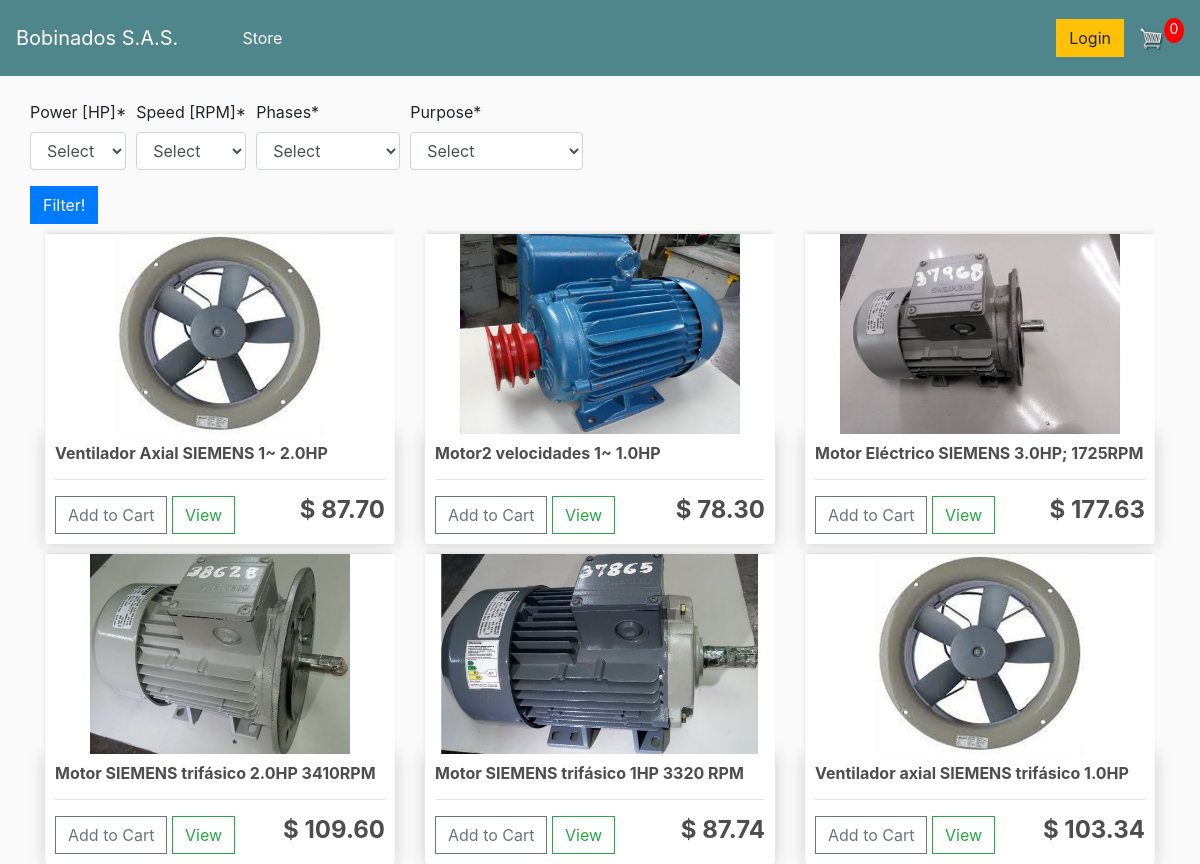
The page / on the database its author committed.
### store/models.py (models this page shows, shortened)
class Product(models.Model):
    MOTOR_HP = (
         ('1.0', '1.0'),
         ('2.0', '2.0'),
         ('3.0', '3.0'),
         ('5.0', '5.0'),
         ('10.0', '10.0'),
    )
    MOTOR_SPEED = (
         ('1200', '1200'),
         ('1800', '1800'),
         ('3600', '3600'),
    )
    PHASES = (
        ('1', 'Single Phase'),
        ('3', 'Three Phase'),
    )
    PURPOSE = (
        ('General Purpose', 'General Purpose'),
        ('Pump', 'Pump'),
        ('Fan', 'Fan')
    )
    name = models.CharField(max_length=200, null=True)
    price = models.DecimalField(max_digits=10, decimal_places=2)
    digital = models.BooleanField(default=False, null=True, blank=False)
    description = models.CharField(max_length=600, null=True, blank=False) #widget=forms.Textarea
    power = models.CharField(max_length=10, choices=MOTOR_HP, null=True, blank=True)
    speed = models.CharField(max_length=10, choices=MOTOR_SPEED, null=True)
    phases_number = models.CharField(max_length=10, choices=PHASES, null=True)
    purpose = models.CharField(max_length=15, choices=PURPOSE, null=True)
    image = models.ImageField(null=True, blank=True)
    @property
    def imageURL(self):
        try:
            url = self.image.url
        except:
            url = ''
        return url

### store/views.py (the view)
def store_view(request):
    if request.user.is_authenticated:
        customer = request.user.customer
        order, created = Order.objects.get_or_create(customer=customer,
            complete=False
        ) # Search for an order that has already incomplete or create a new
        items = order.orderitem_set.all() # Querying the child objects within orderitems
        cartItems = order.get_cart_items
    else:
        cookieData = cookieCart(request)
        cartItems = cookieData['cartItems']
    products = Product.objects.all() # Making the Query
    if request.method =='POST':
        """ If the formulary has been submitted [ the filter button has been pressed, then the following queryset is sent: (Pdb) request.POST <QueryDict: {'csrfmiddlewaretoken': ['oNfJlX2vP6bF32DSk6LGpA6A8HUoqgp4l3K02yUORlk5Mzm66vhL2tATsdJMFhoX'], 'power': ['1.0']}>]"""
        form = MotorFilterForm(request.POST) # Load the form, create a form instance and populate it with data from the request
        if form.is_valid():
            hp_query = request.POST.get('power')
            speed_query = request.POST.get('speed')
            phases_query = request.POST.get('phases')
            purpose_query = request.POST.get('purpose')
            if hp_query != ' ' and hp_query is not None:
                products = products.filter(power=hp_query)
            if speed_query != ' ' and speed_query is not None:
                products = products.filter(speed=speed_query)
            if phases_query != ' ' and phases_query is not None:
                products = products.filter(phases_number=phases_query)
            if purpose_query != ' ' and purpose_query is not None:
                products = products.filter(purpose=purpose_query)
    else: # if a GET (or any other method) we'll create a blank form
        form = MotorFilterForm() # Send an empty formulary
    return render(
        request=request,
        template_name='store/store.html',
        context={
            'products': products, # Envía el contexto al template
            'form': form,
            'cartItems': cartItems,
        }
    )

### store/forms.py
class MotorFilterForm(forms.Form):
    power = forms.ChoiceField(choices=MOTOR_HP, required=True,
        label='Power [HP]')
    speed = forms.ChoiceField(choices=MOTOR_SPEED, required=True,
        label="Speed [RPM]")
    phases = forms.ChoiceField(choices=PHASES, required=True,
        label="Phases")
    purpose = forms.ChoiceField(choices=PURPOSE, required=True,
        label="Purpose")

### store/utils.py (called while the page is built, shortened)
def cookieCart(request):
    try:
        cart = json.loads(request.COOKIES['cart']) # cart: {'2': {'quantity': 1}, '3': {'quantity': 1}}
    except:
        cart = {}
    print('cart: {}'.format(cart))
    order = {'get_cart_total':0, 'get_cart_items':0, 'shipping':False} # Becouse I can´t modify the DB, Send this empty dict to avoid error on the browser
    items = list()
    cartItems = order['get_cart_items']
    return {
        'items':items,
        'order':order,
        'cartItems':cartItems,
    }

### templates/store/store.html (shortened to what this page needs)
{% extends 'store/main.html' %}
{% load static %}
{% block content %}
	<div class="row">
		<div>
			<form action="{% url 'store:store' %}" method="POST" enctype="multipart/form-data">
				<div class="form-row">
					<div class="form-group col-md-2.5 mb-0">
					  {{ form.power|as_crispy_field }}
					</div>
					<div class="form-group col-md-2.5 mb-0">
					  {{ form.speed|as_crispy_field }}
					</div>
					<div class="form-group col-md-3.5 mb-0">
					{{ form.phases|as_crispy_field }}
					</div>
					<div class="form-group col-md-3.5 mb-0">
					{{ form.purpose|as_crispy_field }}
					</div>
				</div>
				<button type="submit" class="btn btn-primary">Filter!</button>
			</form>
		</div>
	</div>
	<div class="row">
		{% for product in products %}
		<div class="col-lg-4">
			<img class="thumbnail" src="{{ product.imageURL }}">
			<div class="box-element product">
				<h6><strong>{{ product.name }}</strong></h6>
				<hr>
				<button data-product="{{ product.id }}" data-action="add" class="btn btn-outline-secondary add-btn
				update-cart">Add to Cart</button>
				<a class="btn btn-outline-success" href="#">View</a>
				<h4 style="display: inline-block; float: right"><strong>$ {{ product.price | floatformat:2 }}</strong></h4>
			</div>
		</div>
		{% endfor %}
	</div>
{% endblock content %}

### templates/store/main.html (shortened to what this page needs)
<!DOCTYPE html>
{% load static %}
<html>
<head>
	<link rel="stylesheet" href="https://stackpath.bootstrapcdn.com/bootstrap/4.4.1/css/bootstrap.min.css">
	<link rel="stylesheet" type="text/css" href="{% static 'css/main.css' %}">
</head>
<body>
		<nav class="navbar navbar-expand-lg navbar-dark bg-dark">
		  <a class="navbar-brand" href="#">Bobinados S.A.S.</a>
		  <br>
		  <div class="collapse navbar-collapse" id="navbarSupportedContent">
		    <ul class="navbar-nav mr-auto">
		      <li class="nav-item active">
		        <a class="nav-link" href="{% url 'store:store' %}">Store <span class="sr-only">(current)</span></a>
		      </li>
		    </ul>
			<div class="form-inline my-2 my-lg-0">
				<a href="#"class="btn btn-warning">Login</a>
				<a href="{% url 'store:cart' %}">
				   <img  id="cart-icon" src="{% static 'images/cart.png' %}">
			   </a>
			   <p id="cart-total">{{ cartItems }}</p>
		   </div>
		  </div>
		</nav>
	<div class="container">
	    <br>
	    {% block content %}
	    {% endblock content %}
	</div>
</body>
</html>

### static/css/main.css (style rules this page uses)
body { background-color: hsl(0, 0%, 98%); }
h1,h2,h3,h4,h5,h6 { color:hsl(0, 0%, 30%); }
li { display:inline; padding: 10px 40px; }
.box-element { box-shadow:hsl(0, 0%, 80%) 0 0 16px; background-color: #fff; border-radius: 4px; padding: 10px; }
.thumbnail { width: 100%; height: 200px; -webkit-box-shadow: -1px -3px 5px -2px rgba(214,214,214,1); -moz-box-shadow: -1px -3px 5px -2px rgba(214,214,214,1); box-shadow: -1px -3px 5px -2px rgba(214,214,214,1); }
.product { border-radius: 0 0 4px 4px; }
.bg-dark { background-color: #4f868c!important; }
#cart-icon { width:25px; display: inline-block; margin-left: 15px; }
#cart-total { display: block; text-align: center; color:#fff; background-color: red; width: 20px; height: 25px; border-radius: 50%; font-size: 14px; }
.col-lg-4, .col-lg-6, .col-lg-8, .col-lg-12 { margin-top: 10px; }
.btn { border-radius: 0; }

### rows shown on the page
Product: imageURL (picture), name "Ventilador Axial SIEMENS 1~ 2.0HP", price "87.70"
Product: imageURL (picture), name "Motor2 velocidades 1~ 1.0HP", price "78.30"
Product: imageURL (picture), name "Motor Eléctrico SIEMENS 3.0HP; 1725RPM", price "177.63"
Product: imageURL (picture), name "Motor SIEMENS trifásico 2.0HP 3410RPM", price "109.60"
Product: imageURL (picture), name "Motor SIEMENS trifásico 1HP 3320 RPM", price "87.74"
Product: imageURL (picture), name "Ventilador axial SIEMENS trifásico 1.0HP", price "103.34"

### other values the page prints
{{ cartItems }} "0"
